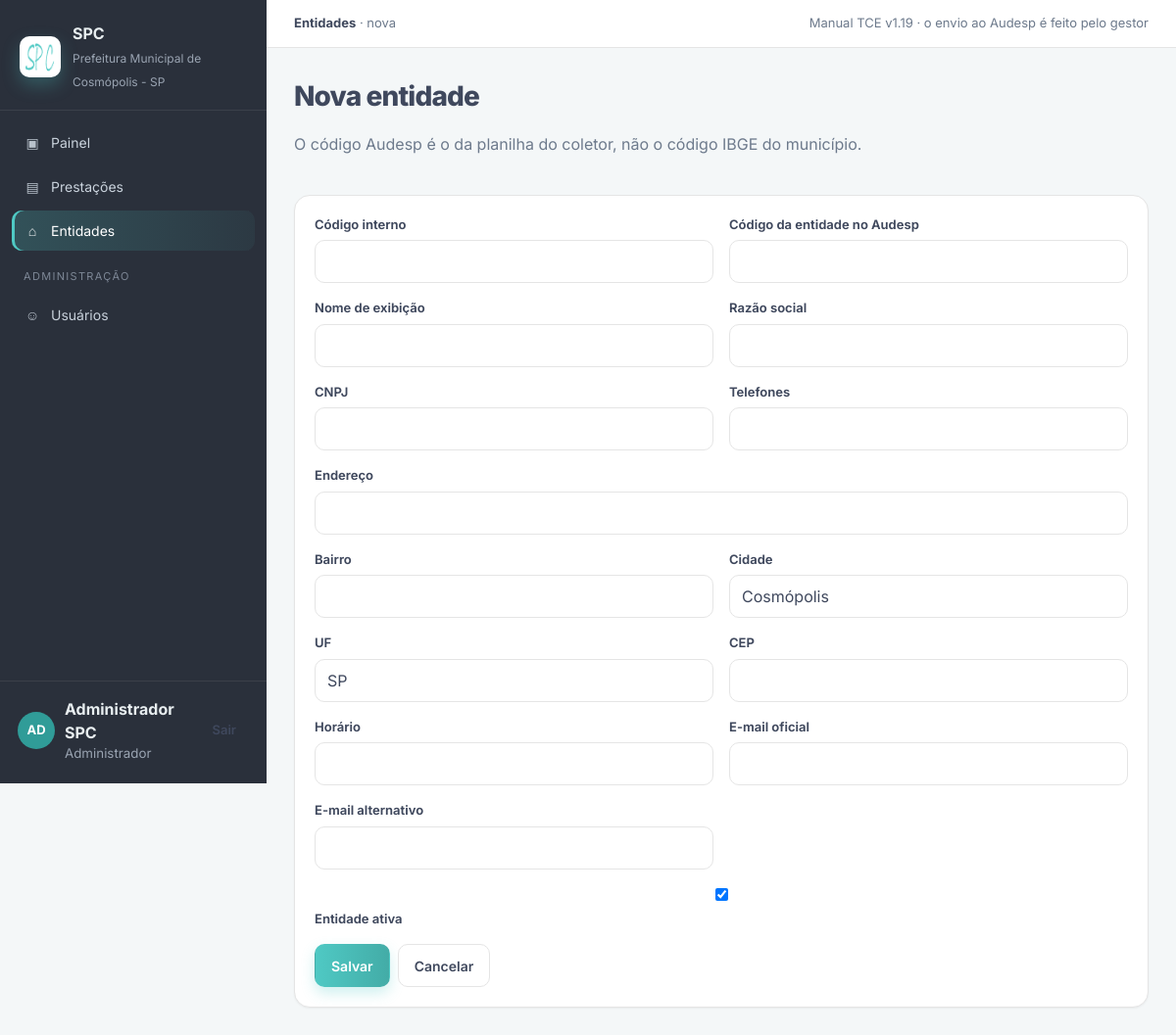
Page /entidades/nova (signed in) on the committed database.
### app/models.py (models this page shows, shortened)
class Usuario(UserMixin, db.Model):
    __tablename__ = "usuarios"
    id = db.Column(db.Integer, primary_key=True)
    username = db.Column(db.String(80), unique=True, nullable=False, index=True)
    nome = db.Column(db.String(160), nullable=False)
    email = db.Column(db.String(160))
    senha_hash = db.Column(db.String(256), nullable=False)
    perfil = db.Column(db.String(20), nullable=False, default=PERFIL_ENTIDADE)
    ativo = db.Column(db.Boolean, default=True, nullable=False)
    pode_gerar_json = db.Column(db.Boolean, default=False, nullable=False)
    entidade_id = db.Column(db.Integer, db.ForeignKey("entidades.id"))
    criado_em = db.Column(db.DateTime, default=datetime.utcnow)
    ultimo_acesso = db.Column(db.DateTime)
    entidade = db.relationship("Entidade", backref="usuarios")
    @property
    def is_admin(self) -> bool:
        return self.perfil == PERFIL_ADMIN
    @property
    def is_active(self) -> bool:
        return bool(self.ativo)
    @property
    def perfil_rotulo(self) -> str:
        return rotulo_perfil(self.perfil)

### app/blueprints/entidades/routes.py (the view, shortened to what this page needs)
@bp.route("/nova", methods=["GET", "POST"])
@login_required
def nova():
    _so_admin()
    return render_template("entidades/form.html", entidade=None)

### app/__init__.py (called while the page is built)
def resolve_favicon_file(app: Flask) -> Path:
    static = Path(app.static_folder)
    configured = static / app.config.get("FAVICON_IMAGE", "img/Favicon.ico")
    if configured.exists():
        return configured
    for name in ("Favicon.ico", "Favicon.png", "favicon.ico"):
        fallback = static / "img" / name
        if fallback.exists():
            return fallback
    return configured

### app/blueprints/entidades/routes.py (called while the page is built)
def _so_admin():
    if not current_user.is_admin:
        abort(403)

### app/models.py (called while the page is built)
def rotulo_perfil(codigo: str) -> str:
    return dict(PERFIS).get(codigo, codigo or "—")

### templates/entidades/form.html (shortened to what this page needs)
{% extends "base.html" %}
{% block crumb %}<strong>Entidades</strong> · {{ 'editar' if entidade and entidade.id is defined else 'nova' }}{% endblock %}
{% block content %}
<div class="page-head">
  <div>
    <h1>{{ 'Editar entidade' if entidade and entidade.id is defined else 'Nova entidade' }}</h1>
    <p class="muted">O código Audesp é o da planilha do coletor, não o código IBGE do município.</p>
  </div>
</div>
<article class="card">
  <form class="card-body form-grid" method="post">
    {% set e = entidade or {} %}
    <label class="field">Código interno<input class="input" name="codigo" required value="{{ e.codigo or '' }}"></label>
    <label class="field">Código da entidade no Audesp<input class="input" name="codigo_audesp" value="{{ e.codigo_audesp or '' }}"></label>
    <label class="field">Nome de exibição<input class="input" name="nome_exibicao" required value="{{ e.nome_exibicao or '' }}"></label>
    <label class="field">Razão social<input class="input" name="razao_social" required value="{{ e.razao_social or '' }}"></label>
    <label class="field">CNPJ<input class="input" name="cnpj" required value="{{ e.cnpj_formatado if e.cnpj_formatado is defined else (e.cnpj or '') }}"></label>
    <label class="field">Telefones<input class="input" name="telefones" value="{{ e.telefones or '' }}"></label>
    <label class="field full">Endereço<input class="input" name="endereco" required value="{{ e.endereco or '' }}"></label>
    <label class="field">Bairro<input class="input" name="bairro" value="{{ e.bairro or '' }}"></label>
    <label class="field">Cidade<input class="input" name="cidade" value="{{ e.cidade or 'Cosmópolis' }}"></label>
    <label class="field">UF<input class="input" name="uf" maxlength="2" value="{{ e.uf or 'SP' }}"></label>
    <label class="field">CEP<input class="input" name="cep" value="{{ e.cep or '' }}"></label>
    <label class="field">Horário<input class="input" name="horario" value="{{ e.horario or '' }}"></label>
    <label class="field">E-mail oficial<input class="input" type="email" name="email" value="{{ e.email or '' }}"></label>
    <label class="field">E-mail alternativo<input class="input" type="email" name="email_alternativo" value="{{ e.email_alternativo or '' }}"></label>
    <label class="field full"><input type="checkbox" name="ativa" {% if e.ativa is not defined or e.ativa %}checked{% endif %}> Entidade ativa</label>
    <div class="full" style="display:flex;gap:8px">
      <button class="btn btn-primary" type="submit">Salvar</button>
      <a class="btn btn-secondary" href="{{ url_for('entidades.lista') }}">Cancelar</a>
    </div>
  </form>
</article>
{% endblock %}

### templates/base.html (shortened to what this page needs)
<!doctype html>
<html lang="pt-BR">
<head>
  <link rel="stylesheet" href="{{ url_for('static', filename='css/colors.css') }}">
  <link rel="stylesheet" href="{{ url_for('static', filename='css/app.css') }}">
</head>
<body>
<div class="app-shell">
  <aside class="sidebar" id="sidebar">
    <div class="brand">
      <img class="brand-mark" src="{{ favicon_url }}" alt="SPC">
      <div>
        <strong>SPC</strong>
        <span>{{ prefeitura }}</span>
      </div>
    </div>
    <nav class="nav">
      <a class="{{ 'active' if request.endpoint == 'dashboard.index' }}" href="{{ url_for('dashboard.index') }}"><span class="ico">▣</span> Painel</a>
      <a class="{{ 'active' if request.endpoint and request.endpoint.startswith('prestacoes') }}" href="{{ url_for('prestacoes.lista') }}"><span class="ico">▤</span> Prestações</a>
      {% if current_user.is_admin or current_user.is_gestor %}
      <a class="{{ 'active' if request.endpoint and request.endpoint.startswith('entidades') }}" href="{{ url_for('entidades.lista') }}"><span class="ico">⌂</span> Entidades</a>
      {% endif %}
      {% if current_user.is_admin %}
      <div class="nav-label">Administração</div>
      <a class="{{ 'active' if request.endpoint == 'admin.usuarios' }}" href="{{ url_for('admin.usuarios') }}"><span class="ico">☺</span> Usuários</a>
      {% endif %}
    </nav>
    <div class="sidebar-user">
      <div class="avatar">{{ (current_user.nome or 'U')[:2]|upper }}</div>
      <div style="flex:1">
        <strong>{{ current_user.nome }}</strong>
        <small>{{ current_user.perfil_rotulo }}{% if current_user.entidade %} · {{ current_user.entidade.codigo }}{% endif %}</small>
      </div>
      <a class="btn btn-ghost btn-sm" href="{{ url_for('auth.logout') }}" title="Sair">Sair</a>
    </div>
  </aside>
  <div class="main">
    <header class="topbar">
      <div style="display:flex;gap:10px;align-items:center">
        <div class="breadcrumb">{% block crumb %}{{ orgao }}{% endblock %}</div>
      </div>
      <div class="muted" style="font-size:13px">Manual TCE v1.19 · o envio ao Audesp é feito pelo gestor</div>
    </header>
    <main class="content">
      {% block content %}{% endblock %}
    </main>
  </div>
</div>
</body>
</html>

### static/css/colors.css (style rules this page uses)
:root { --primary-color: #4fc9c4; --primary-dark: #43aca7; --primary-hover: #3c9b96; --secondary-color: #6d7a8c; --text-color: #3f485d; --border-color: #e5e5e5; --success-color: #79b24a; --warning-color: #f2823c; --danger-color: #e81d51; --info-color: #91ceff; --light-color: #2a303b; --dark-color: #2a303b; --gray-color: #6d7a8c; --input-focus: #4fc9c4; --input-focus-shadow: rgba(79, 201, 196, 0.25); --color-100: #ffffff; --color-95: #ebf9f9; --color-90: #d8f3f2; --color-85: #c4edec; --color-80: #b1e7e5; --color-75: #9de1df; --color-70: #8adbd8; --color-65: #76d5d2; --color-60: #63cfcb; --color-55: #4fc9c4; --color-50: #3cc3bf; --color-45: #36b0ac; --color-40: #309c98; --color-35: #2a8985; --color-30: #247572; --color-25: #1e625f; --color-20: #184e4c; --color-15: #123b39; --color-10: #0c2726; --color-5: #061413; --color-0: #000000; --success-light: #d1e7dd; --warning-light: #fff3cd; --danger-light: #f8d7da; --info-light: #cff4fc; --bg-color: var(--color-95); --card-bg: var(--color-100); --text-primary: #212529; --text-secondary: #6c757d; --text-muted: #adb5bd; --shadow-sm: 0 2px 4px rgba(0, 0, 0, 0.05); --shadow-md: 0 4px 8px rgba(0, 0, 0, 0.1); --shadow-lg: 0 8px 16px rgba(0, 0, 0, 0.15); --border-radius-sm: 4px; --border-radius-md: 8px; --border-radius-lg: 12px; --border-radius-xl: 16px; --transition-fast: 0.15s ease; --transition-normal: 0.3s ease; --transition-slow: 0.5s ease; }
.sidebar { background: linear-gradient(180deg, var(--primary-color) 0%, var(--primary-dark) 100%); }
.brand-mark { display: block; width: 32px; height: 32px; border-radius: 8px; object-fit: contain; background: #fff; }
.btn-primary { background-color: var(--primary-color); border-color: var(--primary-color); }
.btn-secondary { background-color: var(--secondary-color); border-color: var(--secondary-color); color: #000; }
a { color: var(--primary-color); text-decoration: none; }
.card { border: none; border-radius: var(--border-radius-lg); box-shadow: var(--shadow-sm); }

### rows in the picture
Usuario: nome "AD", nome "Administrador SPC", perfil_rotulo "Administrador"

### other values in the picture
{{ prefeitura }} "Prefeitura Municipal de Cosmópolis - SP"
{{ 'editar' if entidade and entidade.id is defined else 'nova' }} "nova"
